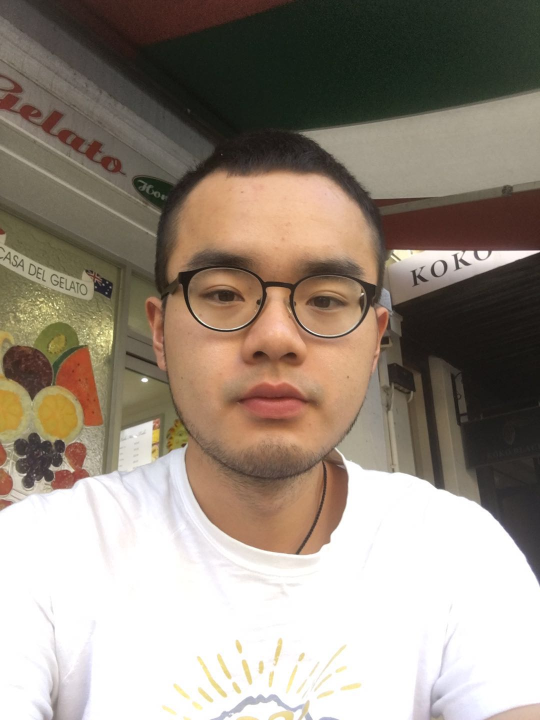
#> input picture test.jpeg, 1080 x 1440 px (shown at 1/2 size)
$ python contours.py   (Python 2 division)   (older library calls are emulated)
#> lines starting #> are read from the running program, lines starting #| are printed output that depends on the picture; after the words box and inside, x2 and y2 are one past the last pixel; in counts of white or black regions, pixels touching at a corner belong together
### picKit.py
import cv2
import numpy as np
import math

def resize (img,height=None,width=None): #change the height, width of pics
    if height==None and width==None:
        return img
    #if inputs are none
    if height==None: #width!=None
        img=cv2.resize(img,(width,img.shape[0]),interpolation=cv2.INTER_AREA)
    if width==None:  #height!=None
        img=cv2.resize(img,(img.shape[1],height),interpolation=cv2.INTER_AREA)
    else: #width!=None,height!=None
        img=cv2.resize(img,(width,height),interpolation=cv2.INTER_AREA)
    return img

def gray(img): #change pics to gray mode
    return cv2.cvtColor(img,cv2.COLOR_BGR2GRAY)

# [36 lines left out: functions colorchange, roi, not called in this run]
'''
def rotate(img,degree,addborder=1):
    height,width=img.shape[:2]
    maxlen=int(math.sqrt(height*height+width*width))+1
    if str(degree/90.0).isdigit==True:
        if addborder==1:
        img=cv2.copyMakeBorder(img,(maxlen-height)/2,(maxlen-height)/2,(maxlen-width)/2,(maxlen-width)/2,cv2.BORDER_CONSTANT,value=0)
    #add border to avoid lose some part of pic. But this import another question when rotate pic again.
    col,row=img.shape[:2]
    rot_mat=cv2.getRotationMatrix2D((row/2,col/2),degree,1)
    img=cv2.warpAffine(img,rot_mat,(row,col))
    return img
'''

### edge.py
import cv2
import numpy as np
import picKit
import copy
def canny(img):

#img=cv2.imread('test.jpeg',0)
#img = picKit.resize(img,500, img.shape[1]*500/img.shape[0])
    edges = cv2.Canny(img, 100, 200) #get the edges by Canny.
# [4 lines of commented-out code are left out]

    return edges

### contours.py
import cv2
import picKit
import numpy as np
import edge
np.set_printoptions(threshold=np.inf)
img =cv2.imread('test.jpeg')
#> img is the input picture: shape (1440, 1080, 3); mean B, G, R 127.8, 140.2, 151.7
height, width =img.shape[:2]
#> height = 1440; width = 1080
img = picKit.resize(img,500,width*500/height)
#> in resize, `img=cv2.resize(img,(width,height),interpolation=cv2.INTER_AREA)`:
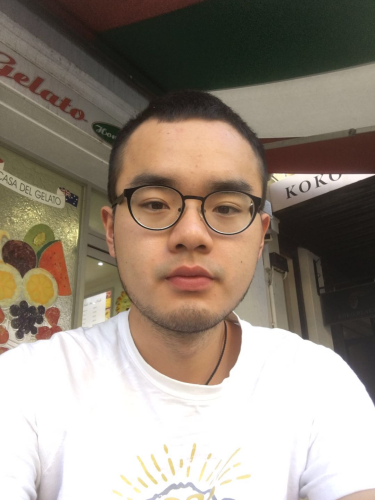
#> img: shape (500, 375, 3); mean of channels 0, 1, 2 127.8, 140.2, 151.7; drawn as B, G, R
img = edge.canny(img)
#> in canny, `edges = cv2.Canny(img, 100, 200)`:
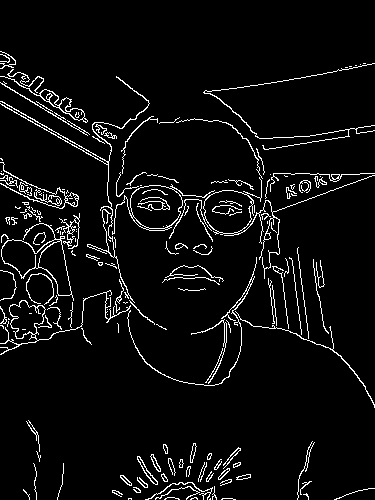
#> edges: shape (500, 375); 5.3% white in thin lines or dots, all inside (x1, y1, x2, y2) = (0, 51, 375, 500)
image, contours, hierarchy = cv2.findContours(img, cv2.RETR_TREE, cv2.CHAIN_APPROX_SIMPLE)
#> contours = 251 contours, 192 with area under 20; largest, box (x1, y1, x2, y2) and area: (1, 223, 74, 301) 2018, (112, 184, 215, 235) 1922, (130, 185, 183, 229) 1782, (169, 175, 375, 279) 1777, (203, 190, 253, 234) 1660
#cv2.imshow('im',contours)
#cv2.waitKey()
print contours
#> (printed output is left out)
